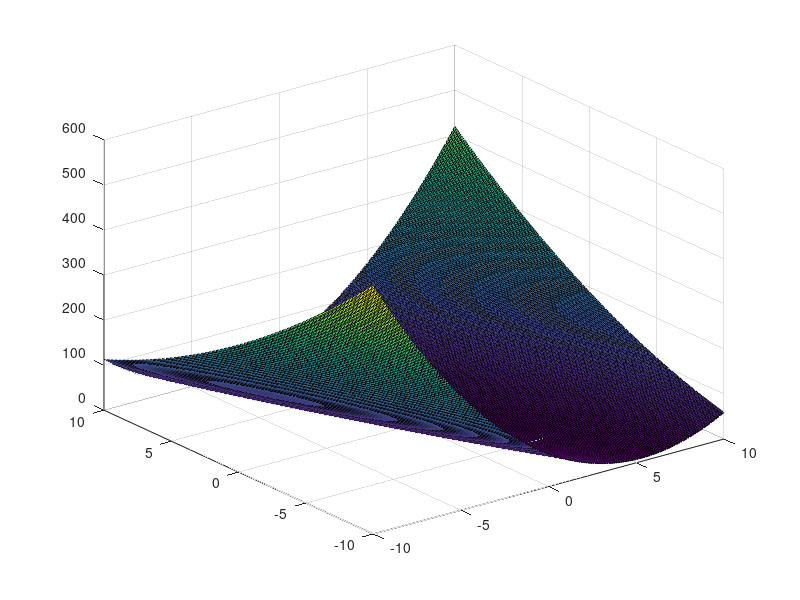
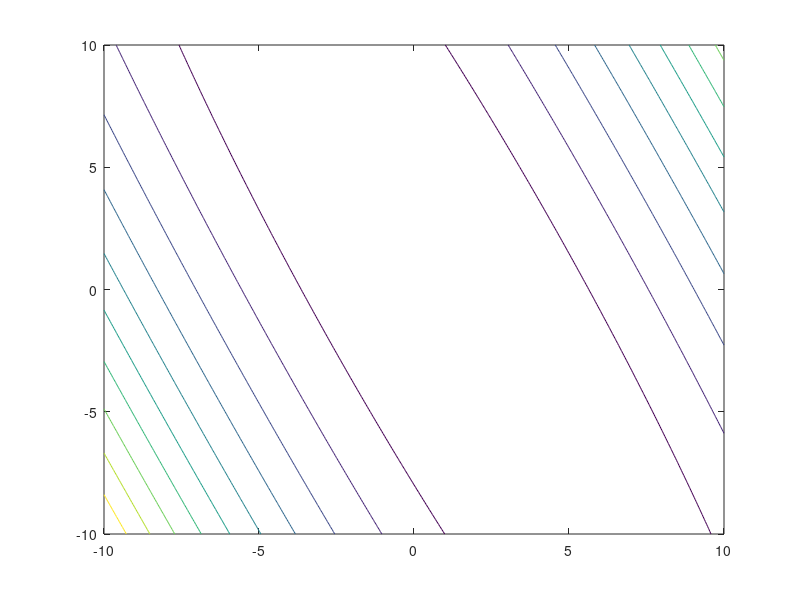

Here is the MATLAB script that generated these plots, in order:
%{
1. define datapoints
2. give range of theta_0 and theta_1
3. define h
4. define J
5. plot J w.r.t. theta_0 and theta_1
%}

X = [1, 2, 3];
m = 1;
c = 0;
Y = m .* X + c;
plot(X, Y);

theta_0 = [-10:0.1:10];
theta_1 = [-10:0.1:10];

J = [];

for i = 1:length(theta_0)
	for j = 1:length(theta_1)
		J(i, j) = sum((X .* theta_1(j) + theta_0(i) - Y).^2);
	end
end
J = J./(2 * length(X));
figure(1);
surf(theta_0, theta_1, J);
figure(2);
contour(theta_0, theta_1, J);